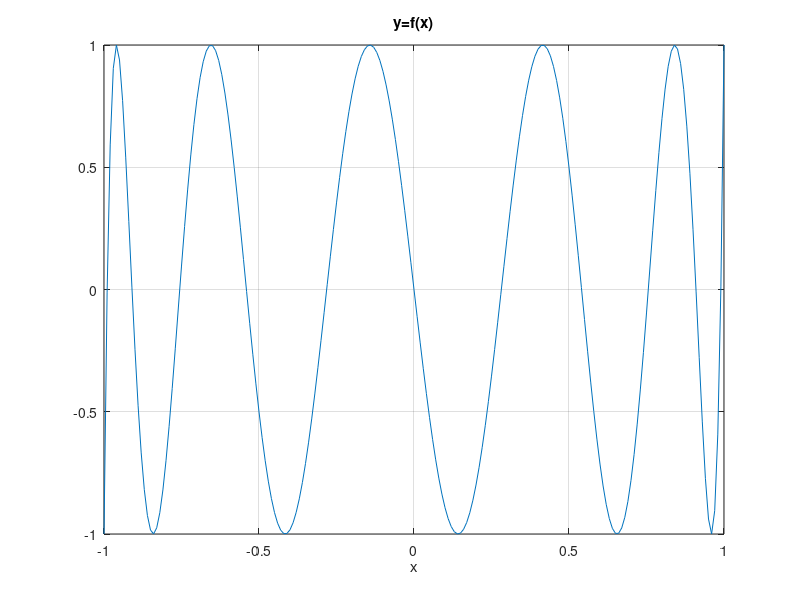

This figure's MATLAB source:
% approx_chebygen.m
clear all; close all;

c0 = [0 1];
c1 = [1 0];

for k = 1 : 10
    cc = 2*[c1 0] - [0 c0],
    c0 = [0 c1]; c1 = cc;
end

x = -1 : 0.01 : 1;
plot(x, polyval(cc,x)); xlabel('x'); title('y=f(x)'); grid;
